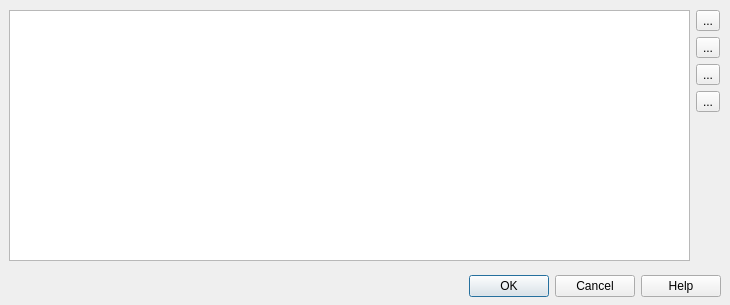
<?xml version="1.0" encoding="UTF-8"?>
<ui version="4.0">
 <class>CDlgMdfBitList</class>
 <widget class="QDialog" name="CDlgMdfBitList">
  <property name="geometry">
   <rect>
    <x>0</x>
    <y>0</y>
    <width>730</width>
    <height>305</height>
   </rect>
  </property>
  <property name="windowTitle">
   <string>Register bit definitions</string>
  </property>
  <widget class="QDialogButtonBox" name="buttonBox">
   <property name="geometry">
    <rect>
     <x>10</x>
     <y>270</y>
     <width>711</width>
     <height>32</height>
    </rect>
   </property>
   <property name="orientation">
    <enum>Qt::Horizontal</enum>
   </property>
   <property name="standardButtons">
    <set>QDialogButtonBox::Cancel|QDialogButtonBox::Help|QDialogButtonBox::Ok</set>
   </property>
   <property name="centerButtons">
    <bool>false</bool>
   </property>
  </widget>
  <widget class="QWidget" name="verticalLayoutWidget">
   <property name="geometry">
    <rect>
     <x>9</x>
     <y>10</y>
     <width>711</width>
     <height>251</height>
    </rect>
   </property>
   <layout class="QVBoxLayout" name="verticalLayout">
    <item>
     <layout class="QHBoxLayout" name="horizontalLayout">
      <item>
       <layout class="QHBoxLayout" name="horizontalLayout_2">
        <item>
         <widget class="QListWidget" name="listBits"/>
        </item>
        <item>
         <layout class="QVBoxLayout" name="verticalLayout_2">
          <item>
           <widget class="QToolButton" name="btnAddRegisterBit">
            <property name="toolTip">
             <string>Add description item</string>
            </property>
            <property name="text">
             <string>...</string>
            </property>
            <property name="icon">
             <iconset resource="vscpworks.qrc">
              <normaloff>:/add.png</normaloff>:/add.png</iconset>
            </property>
            <property name="shortcut">
             <string>Ctrl+A</string>
            </property>
           </widget>
          </item>
          <item>
           <widget class="QToolButton" name="btnEditRegisterBit">
            <property name="toolTip">
             <string>Edit description item</string>
            </property>
            <property name="text">
             <string>...</string>
            </property>
            <property name="icon">
             <iconset resource="vscpworks.qrc">
              <normaloff>:/pencil.svg</normaloff>:/pencil.svg</iconset>
            </property>
            <property name="shortcut">
             <string>Ctrl+E</string>
            </property>
           </widget>
          </item>
          <item>
           <widget class="QToolButton" name="btnDupRegisterBit">
            <property name="toolTip">
             <string>Duplicate description item</string>
            </property>
            <property name="text">
             <string>...</string>
            </property>
            <property name="icon">
             <iconset resource="vscpworks.qrc">
              <normaloff>:/images/svg/copy.svg</normaloff>:/images/svg/copy.svg</iconset>
            </property>
            <property name="shortcut">
             <string>Ctrl+D</string>
            </property>
           </widget>
          </item>
          <item>
           <widget class="QToolButton" name="btnDelRegisterBit">
            <property name="toolTip">
             <string>Delete Description item</string>
            </property>
            <property name="text">
             <string>...</string>
            </property>
            <property name="icon">
             <iconset resource="vscpworks.qrc">
              <normaloff>:/remove.png</normaloff>:/remove.png</iconset>
            </property>
            <property name="shortcut">
             <string>Ctrl+X</string>
            </property>
           </widget>
          </item>
          <item>
           <spacer name="verticalSpacer">
            <property name="orientation">
             <enum>Qt::Vertical</enum>
            </property>
            <property name="sizeHint" stdset="0">
             <size>
              <width>20</width>
              <height>40</height>
             </size>
            </property>
           </spacer>
          </item>
         </layout>
        </item>
       </layout>
      </item>
     </layout>
    </item>
   </layout>
  </widget>
 </widget>
 <resources>
  <include location="vscpworks.qrc"/>
 </resources>
 <connections>
  <connection>
   <sender>buttonBox</sender>
   <signal>accepted()</signal>
   <receiver>CDlgMdfBitList</receiver>
   <slot>accept()</slot>
   <hints>
    <hint type="sourcelabel">
     <x>360</x>
     <y>305</y>
    </hint>
    <hint type="destinationlabel">
     <x>364</x>
     <y>162</y>
    </hint>
   </hints>
  </connection>
  <connection>
   <sender>buttonBox</sender>
   <signal>rejected()</signal>
   <receiver>CDlgMdfBitList</receiver>
   <slot>reject()</slot>
   <hints>
    <hint type="sourcelabel">
     <x>360</x>
     <y>305</y>
    </hint>
    <hint type="destinationlabel">
     <x>364</x>
     <y>162</y>
    </hint>
   </hints>
  </connection>
 </connections>
</ui>
